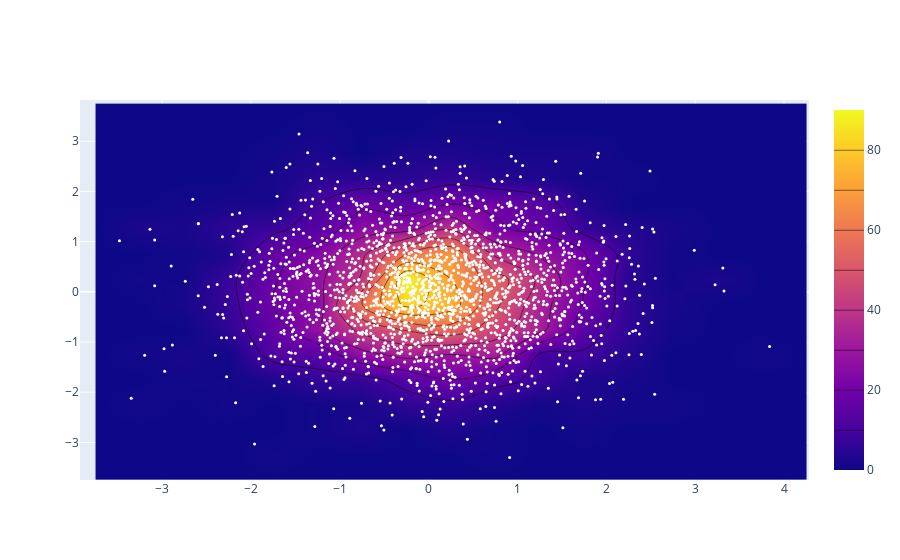

Notebook code cell kept with this figure:
### Markdown cell above
Listing 2-5. Importing and Using the Plotly Library

### Code cell
import plotly.graph_objs as go
import numpy as np
x = np.random.randn(2000)
y = np.random.randn(2000)
import chart_studio.plotly as py
iplot([go.Histogram2dContour(x=x, y=y, contours=dict (coloring='heatmap')), go.Scatter(x=x, y=y, mode='markers',marker=dict(color='white',size=3))], show_link=False)

### Figure 1 — Plotly figure (JSON) as saved in the notebook; plotly's stock layout.template omitted (floating-point values rounded to 4 significant figures; data arrays with more than 128 entries replaced by an {"elided": "..."} marker saying what was removed)
{"data": [{"contours": {"coloring": "heatmap"}, "type": "histogram2dcontour", "x": {"elided": "2000 float values"}, "y": {"elided": "2000 float values"}}, {"marker": {"color": "white", "size": 3}, "mode": "markers", "type": "scatter", "x": {"elided": "2000 float values"}, "y": {"elided": "2000 float values"}}], "layout": {}}
